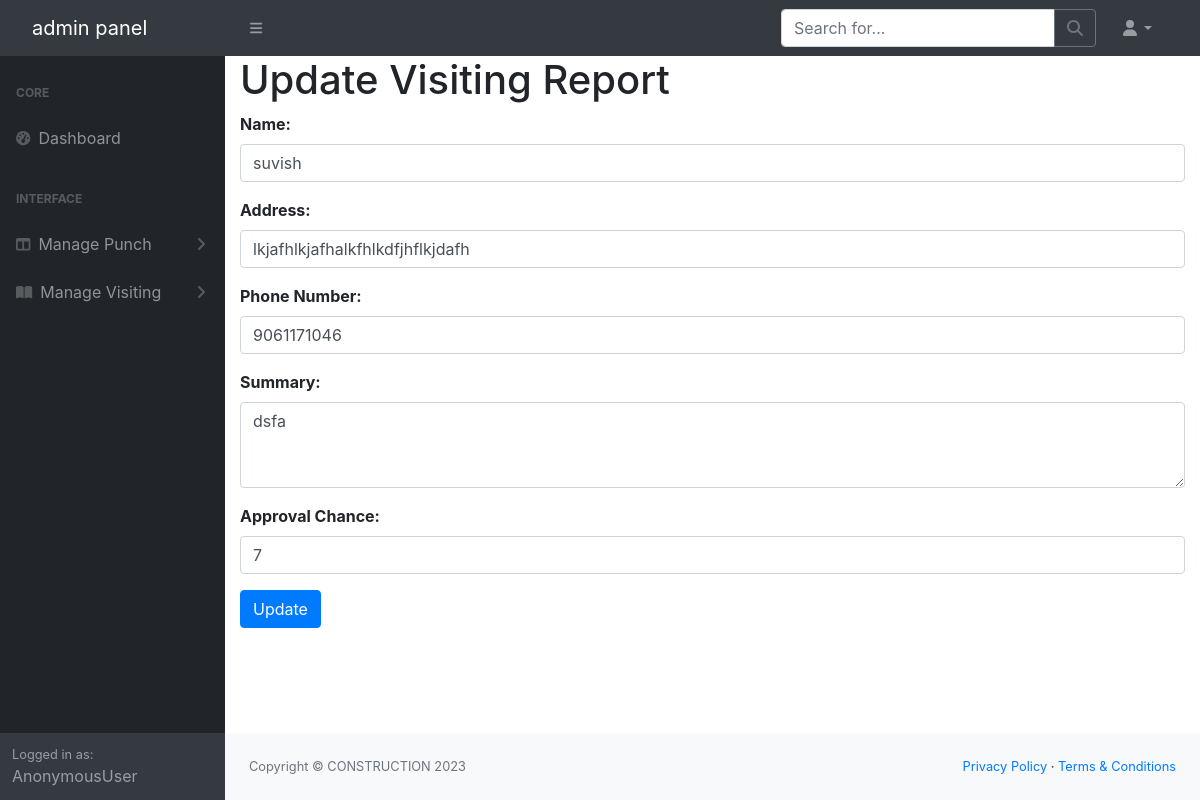
The page /update_visiting/4 on the database its author committed.
### constructionapp/models.py (models this page shows, shortened)
class VisitingReport(models.Model):
    name = models.CharField(max_length=50)
    address = models.CharField(max_length=250)
    phonenumber = models.CharField(max_length=13)
    summery = models.CharField(max_length=500)
    approval_chance = models.IntegerField()
    visited_date = models.DateField(null=True)
    visited_time = models.TimeField(null=True)
    usr = models.ForeignKey(User, on_delete=models.CASCADE,null=True,blank=True)

### constructionapp/views.py (the view, shortened to what this page needs)
# urls.py: path('update_visiting/<int:id>', views.update_visiting, name="update_visiting"),
def update_visiting(request, id):
    visited = VisitingReport.objects.get(id=id)
    leave = LeaveApplication.objects.all()
    attendance = Attendance.objects.all()
    visiting = VisitingReport.objects.all()
    name = request.user
    users = User.objects.all()
    return render(request, "update_visiting.html", {"attendance": attendance, "users": users, "visiting":visiting, "name":name, "leave":leave,"visited":visited})

### templates/update_visiting.html (shortened to what this page needs)
{% load static %}
<!DOCTYPE html>
<html lang="en">
<head>
    <link href="https://cdn.jsdelivr.net/npm/simple-datatables@7.1.2/dist/style.min.css" rel="stylesheet" />
    <link href="{% static 'index/css/styles.css' %}" rel="stylesheet" />
    <link rel="stylesheet" href="https://maxcdn.bootstrapcdn.com/bootstrap/4.5.2/css/bootstrap.min.css">
</head>
<body class="sb-nav-fixed">
    <nav class="sb-topnav navbar navbar-expand navbar-dark bg-dark">
        <a class="navbar-brand ps-3" href="index.html">admin panel</a>
        <button class="btn btn-link btn-sm order-1 order-lg-0 me-4 me-lg-0" id="sidebarToggle" href="#!"><i
                class="fas fa-bars"></i></button>
        <form class="d-none d-md-inline-block form-inline ms-auto me-0 me-md-3 my-2 my-md-0">
            <div class="input-group">
                <input class="form-control" type="text" placeholder="Search for..." aria-label="Search for..."
                    aria-describedby="btnNavbarSearch" />
                <button class="btn btn-outline-secondary" id="btnNavbarSearch" type="button"><i class="fas fa-search"
                        id="na"></i></button>
            </div>
        </form>
        <ul class="navbar-nav ms-auto ms-md-0 me-3 me-lg-4">
            <li class="nav-item dropdown">
                <a class="nav-link dropdown-toggle" id="navbarDropdown" href="#" role="button" data-bs-toggle="dropdown"
                    aria-expanded="false"><i class="fas fa-user fa-fw"></i></a>
            </li>
        </ul>
    </nav>
    <div id="layoutSidenav">
        <div id="layoutSidenav_nav">
            <nav class="sb-sidenav accordion sb-sidenav-dark" id="sidenavAccordion">
                <div class="sb-sidenav-menu">
                    <div class="nav">
                        <div class="sb-sidenav-menu-heading">Core</div>
                        <a class="nav-link" href="/index">
                            <div class="sb-nav-link-icon"><i class="fas fa-tachometer-alt"></i></div>
                            Dashboard
                        </a>
                        <div class="sb-sidenav-menu-heading">Interface</div>
                        <a class="nav-link collapsed" href="#" data-bs-toggle="collapse"
                            data-bs-target="#collapseLayouts" aria-expanded="false" aria-controls="collapseLayouts">
                            <div class="sb-nav-link-icon"><i class="fas fa-columns"></i></div>
                            Manage Punch
                            <div class="sb-sidenav-collapse-arrow"><i class="fas fa-angle-down"></i></div>
                        </a>
                        <a class="nav-link collapsed" href="#" data-bs-toggle="collapse" data-bs-target="#collapsePages"
                            aria-expanded="false" aria-controls="collapsePages">
                            <div class="sb-nav-link-icon"><i class="fas fa-book-open"></i></div>
                            Manage Visiting
                            <div class="sb-sidenav-collapse-arrow"><i class="fas fa-angle-down"></i></div>
                        </a>
                    </div>
                </div>
                <div class="sb-sidenav-footer">
                    <div class="small">Logged in as:</div>
                    {{ name }}
                </div>
            </nav>
        </div>
        <div id="layoutSidenav_content">
            <main>
                <div class="container">
                    <h1>Update Visiting Report</h1>
                    <form action="{% url 'update_visiting' visited.id %}" method="post">
                        <div class="form-group">
                            <label for="name">Name:</label>
                            <input type="text" class="form-control" id="name" name="name" value="{{ visited.name }}" required>
                        </div>
                        <div class="form-group">
                            <label for="address">Address:</label>
                            <input type="text" class="form-control" id="address" name="address" value="{{ visited.address }}" required>
                        </div>
                        <div class="form-group">
                            <label for="phonenumber">Phone Number:</label>
                            <input type="text" class="form-control" id="phonenumber" name="phonenumber" value="{{ visited.phonenumber }}" required>
                        </div>
                        <div class="form-group">
                            <label for="summery">Summary:</label>
                            <textarea class="form-control" id="summery" name="summery" rows="3" required>{{ visited.summery }}</textarea>
                        </div>
                        <div class="form-group">
                            <label for="approval_chance">Approval Chance:</label>
                            <input type="number" class="form-control" id="approval_chance" name="approval_chance" value="{{ visited.approval_chance }}" required>
                        </div>
                        <button type="submit" class="btn btn-primary">Update</button>
                    </form>
                </div>
            </main>
            <footer class="py-4 bg-light mt-auto">
                <div class="container-fluid px-4">
                    <div class="d-flex align-items-center justify-content-between small">
                        <div class="text-muted">Copyright &copy; CONSTRUCTION 2023</div>
                        <div>
                            <a href="#">Privacy Policy</a>
                            &middot;
                            <a href="#">Terms &amp; Conditions</a>
                        </div>
                    </div>
                </div>
            </footer>
        </div>
    </div>
</body>
</html>

### templates/update_visiting.html (style rules this page uses)
label { font-weight: bold; }

### rows shown on the page
VisitingReport: name "suvish", address "lkjafhlkjafhalkfhlkdfjhflkjdafh", phonenumber "9061171046", summery "dsfa", approval_chance "7"

### other values the page prints
{{ name }} "AnonymousUser"
